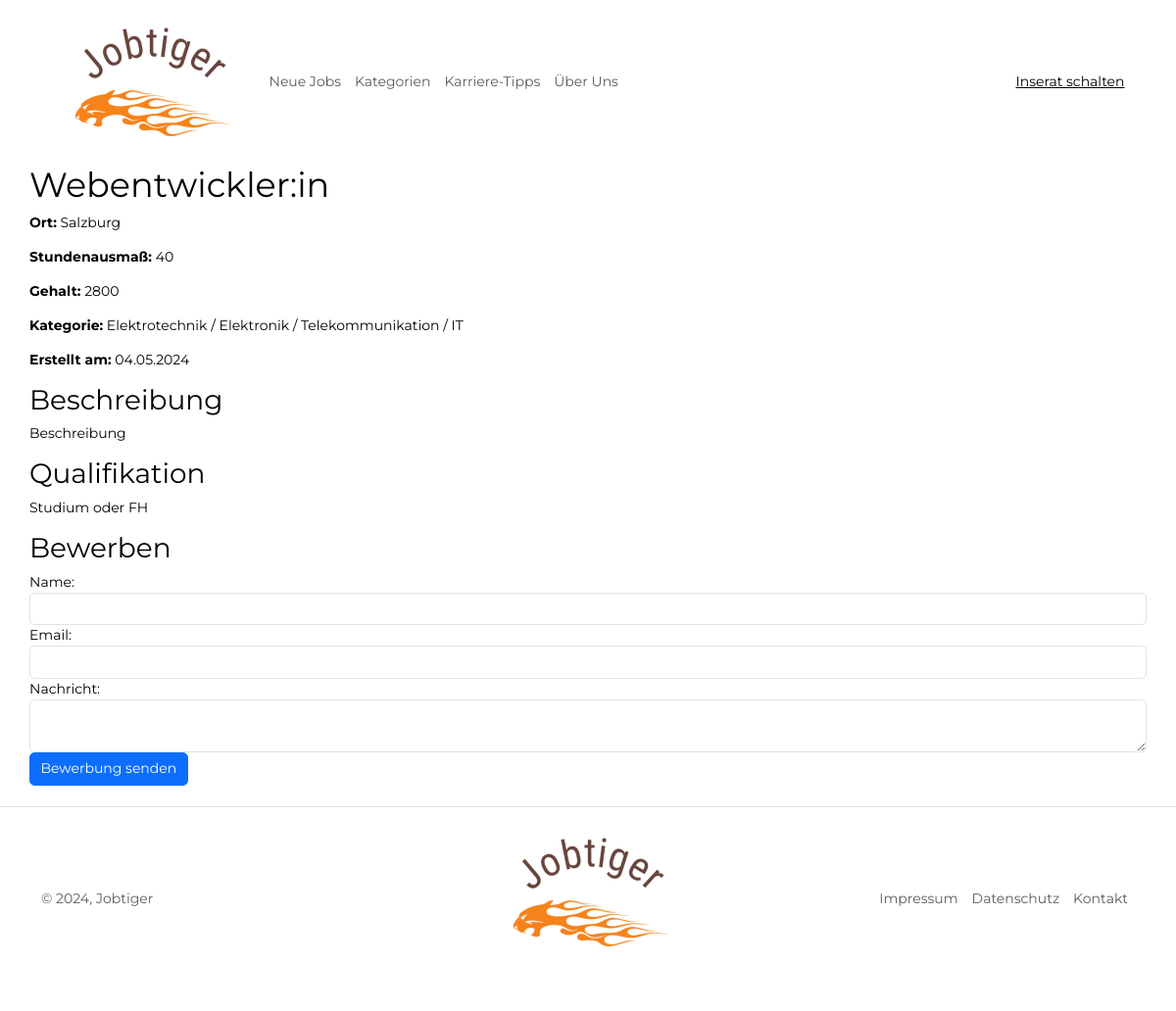
The app's page /job_detail.php?id=1 with its own data.
### tables this page shows
CREATE TABLE `jobs` (
  `id` int(10) UNSIGNED NOT NULL,
  `titel` varchar(255) NOT NULL,
  `beschreibung` varchar(255) NOT NULL,
  `qualifikation` varchar(255) NOT NULL,
  `dienstort` varchar(255) NOT NULL,
  `stundenausmass` varchar(255) NOT NULL,
  `gehalt` varchar(255) NOT NULL,
  `kategorie_id` int(10) UNSIGNED NOT NULL,
  `benutzer_id` int(10) UNSIGNED NOT NULL,
  `datum` datetime NOT NULL DEFAULT current_timestamp(),
  `sichtbar` varchar(10) NOT NULL DEFAULT 'ja',
  `aenderungsdatum` datetime NOT NULL DEFAULT current_timestamp()
);

CREATE TABLE `kategorien` (
  `id` int(10) UNSIGNED NOT NULL,
  `kategorie` varchar(255) NOT NULL
);

### setup.php (called while the page is built, shortened)
<?php
spl_autoload_register(
    function (string $klasse) {
        $prefix = "WIFI\\Jobportal\\";
        $basis = __DIR__ . "/";
        $laenge = strlen($prefix);
        $klasse_ohne_prefix = substr($klasse, $laenge);
        $datei = $basis . $klasse_ohne_prefix . ".php";
        $datei = str_replace("\\", "/", $datei);
    }
);

### Fdb/Mysql.php (called while the page is built, shortened)
<?php
class Mysql {
    private static ?Mysql $instanz = null;
    public static function getInstanz(): Mysql {
        if (!self::$instanz) {
            self::$instanz = new Mysql();
        }
        return self::$instanz;
    }
    private \mysqli $db;
    public function verbinden() {
        $this->db = new \mysqli(MYSQL_HOST, MYSQL_USER, MYSQL_PASSWORT, MYSQL_DATENBANK);
        $this->db->set_charset('utf8mb4');
    }
    public function query(string $input): \mysqli_result|bool {
        $ergebnis = $this->db->query($input);
        return $ergebnis;
    }
}

### job_detail.php (the view, shortened to what this page needs)
<?php
include "kopf-frontend.php";
include "setup.php";
$erfolg = false;
$job_id = (int)$_GET['id'];
$db = Mysql::getInstanz();
$job_result = $db->query("
    SELECT jobs.titel, jobs.beschreibung, jobs.qualifikation, jobs.dienstort, jobs.stundenausmass, jobs.gehalt, jobs.datum, kategorien.kategorie
    FROM jobs
    JOIN kategorien ON jobs.kategorie_id = kategorien.id
    WHERE jobs.id = '{$job_id}' AND jobs.sichtbar = 'ja'
");
$job = $job_result->fetch_assoc();
?>
<main>
    <div class="inner-wrapper">
        <h1><?php echo htmlspecialchars($job['titel']); ?></h1>
        <p><strong>Ort:</strong> <?php echo htmlspecialchars($job['dienstort']); ?></p>
        <p><strong>Stundenausmaß:</strong> <?php echo htmlspecialchars($job['stundenausmass']); ?></p>
        <p><strong>Gehalt:</strong> <?php echo htmlspecialchars($job['gehalt']); ?></p>
        <p><strong>Kategorie:</strong> <?php echo htmlspecialchars($job['kategorie']); ?></p>
        <p><strong>Erstellt am:</strong> <?php echo htmlspecialchars(date('d.m.Y', strtotime($job['datum']))); ?></p>
        <h2>Beschreibung</h2>
        <p><?php echo nl2br(htmlspecialchars($job['beschreibung'])); ?></p>
        <h2>Qualifikation</h2>
        <p><?php echo nl2br(htmlspecialchars($job['qualifikation'])); ?></p>
        <?php
        if ($erfolg) {
            echo "<p><strong>Bewerbung erfolgreich gesendet.</strong></p>";
        } else {
        ?>
        <h2>Bewerben</h2>
        <form action="" method="post">
            <div class="form-group">
                <label for="name">Name:</label>
                <input type="text" class="form-control" id="name" name="name" value="<?php echo isset($_POST['name']) ? htmlspecialchars($_POST['name']) : ''; ?>">
            </div>
            <div class="form-group">
                <label for="email">Email:</label>
                <input type="email" class="form-control" id="email" name="email" value="<?php echo isset($_POST['email']) ? htmlspecialchars($_POST['email']) : ''; ?>">
            </div>
            <div class="form-group">
                <label for="message">Nachricht:</label>
                <textarea class="form-control" id="message" name="message"><?php echo isset($_POST['message']) ? htmlspecialchars($_POST['message']) : ''; ?></textarea>
            </div>
            <button type="submit" class="btn btn-primary">Bewerbung senden</button>
        </form>
        <?php } ?>
    </div>
</main>
<?php
include "fuss.php";
?>

### css/style.css (style rules this page uses)
:root { --primary: orange; --dark-grey: #808080; }
html, body { margin: 0; padding: 0; font-family: Montserrat; font-size: 14px; color: var(--text-color); }
main { position: relative; }
html * { box-sizing: border-box; }
.inner-wrapper { padding-left: 30px; padding-right: 30px; margin-left: auto; margin-right: auto; max-width: 1400px; }

### records on screen
jobs: titel "Webentwickler:in", dienstort "Salzburg", stundenausmass "40", gehalt "2800", kategorie.kategorie "Elektrotechnik / Elektronik / Telekommunikation / IT", datum "04.05.2024", beschreibung "Beschreibung", qualifikation "Studium oder FH"
